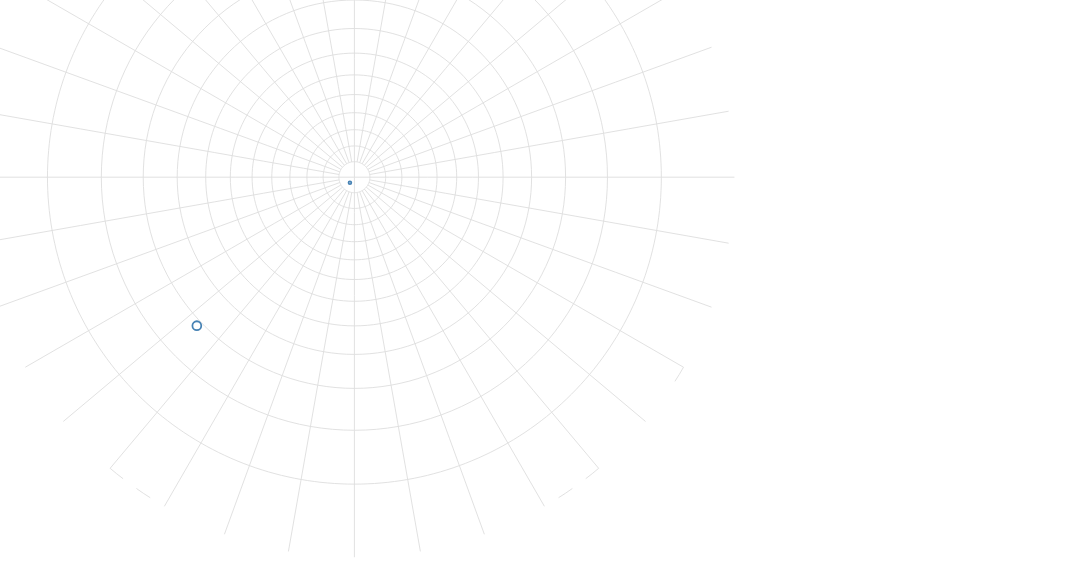

This figure's Vega-Lite source:
### Vega specification from a JSON file in a GitHub repository (floating-point values rounded to 4 significant figures)
{"$schema": "https://vega.github.io/schema/vega/v3.0.json", "width": 1232, "height": 640, "autosize": "none", "signals": [{"name": "type", "value": "stereographic", "bind": {"input": "select", "options": ["albers", "albersUsa", "azimuthalEqualArea", "azimuthalEquidistant", "conicConformal", "conicEqualArea", "conicEquidistant", "equirectangular", "gnomonic", "mercator", "orthographic", "stereographic", "transverseMercator"]}}], "projections": [{"name": "projection", "type": {"signal": "type"}, "scale": 200, "rotate": [0, 90, 0], "center": [0, 0], "clipAngle": 130, "precision": 0.1, "translate": [400, 200]}], "data": [{"name": "graticule", "transform": [{"type": "graticule"}, {"type": "geopath", "projection": "projection"}]}, {"name": "sun", "values": [{"size": 10, "lon": 39.08, "lat": -94.58}, {"size": 100, "lon": 226.7, "lat": 11.4}], "transform": [{"type": "geopoint", "projection": "projection", "fields": ["lon", "lat"]}]}], "scales": [], "marks": [{"type": "path", "from": {"data": "graticule"}, "encode": {"update": {"strokeWidth": {"value": 1}, "stroke": {"value": "#ddd"}, "fill": {"value": null}, "path": {"field": "path"}}}}, {"name": "marks", "type": "symbol", "from": {"data": "sun"}, "encode": {"update": {"x": {"field": "x"}, "y": {"field": "y"}, "size": {"field": "size"}, "shape": {"value": "circle"}, "strokeWidth": {"value": 2}, "opacity": {"value": 1}, "stroke": {"value": "#4682b4"}, "fill": {"value": "transparent"}}}}]}
